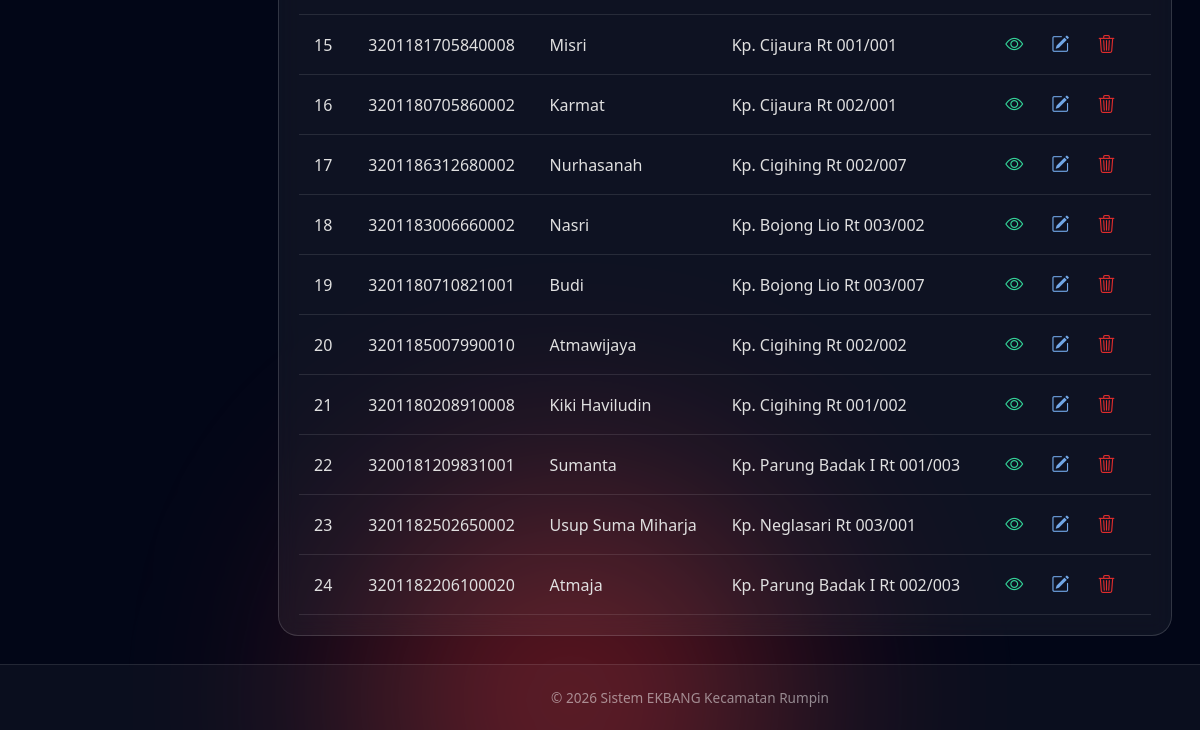
The app's page /desa/warga/ (signed in, lower part), older data.
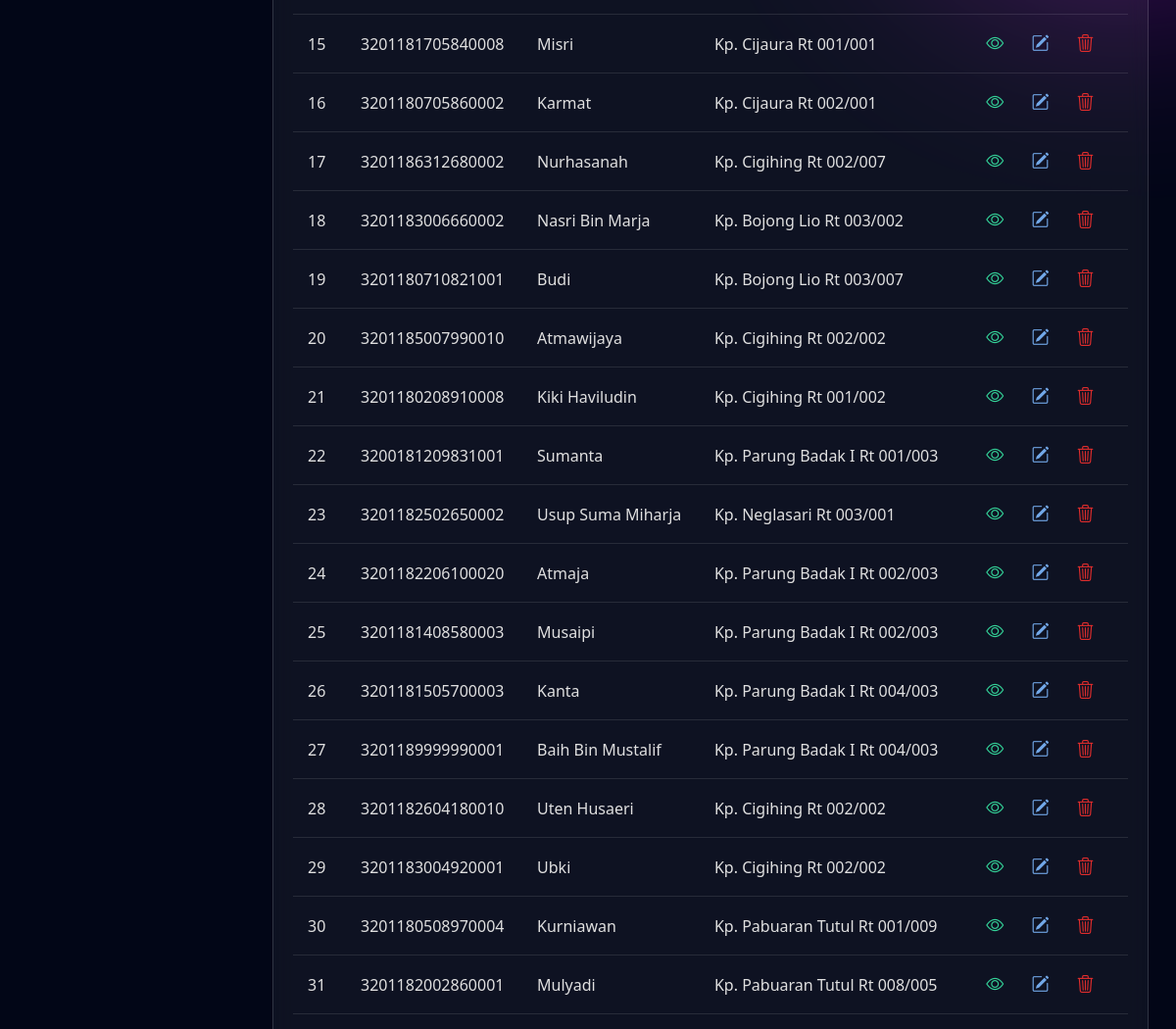
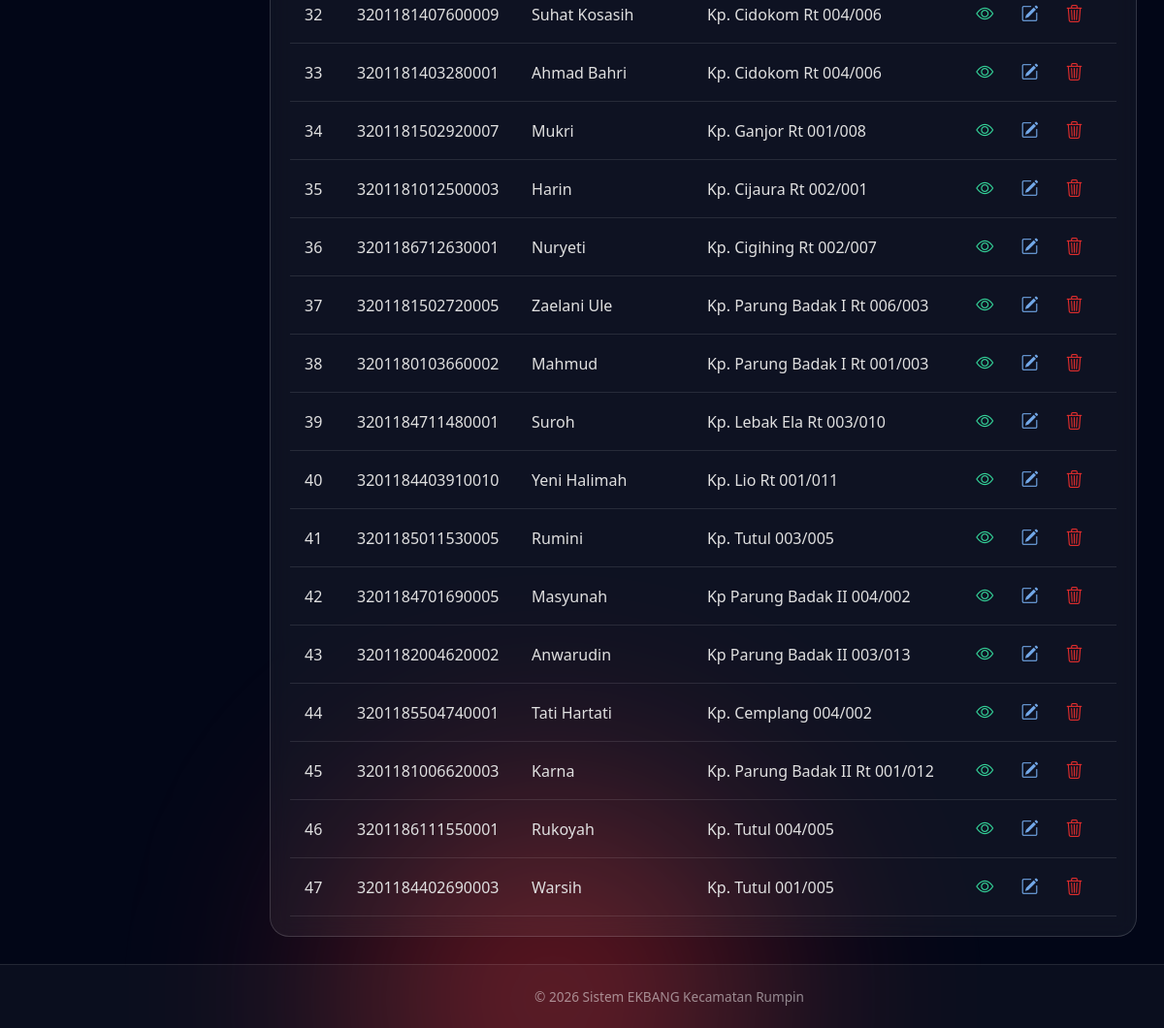
The same page, newer data (2 pictures, top to bottom).
### ekbang/models.py (models this page shows, shortened)
class Warga(models.Model):
    desa = models.ForeignKey(Desa, on_delete=models.CASCADE, related_name='warga')
    no_kk = models.CharField(max_length=16, blank=True, null=True)
    nik = models.CharField(max_length=16, unique=True, validators=[nik_validator], verbose_name="NIK")
    nama = models.CharField(max_length=100)
    jumlah_keluarga_kpm = models.IntegerField()
    alamat = models.TextField()
    is_deleted = models.BooleanField(default=False)
    deleted_at = models.DateTimeField(null=True, blank=True)
    class Meta:
        indexes = [models.Index(fields=['nik'])]

### ekbang/proses/decorators.py (the view)
        def wrapper(request, *args, **kwargs):
            if role == 'kecamatan':
                if not hasattr(request.user, 'admin_kecamatan'):
                    messages.error(request, 'Anda tidak punya akses')
                    return redirect('login')
            elif role == 'desa':
                if not hasattr(request.user, 'desa'):
                    messages.error(request, 'Anda tidak punya akses')
                    return redirect('login')
            else:
                messages.error(request, 'Role tidak dikenali')
                return redirect('login')
            return view_func(request, *args, **kwargs)

### ekbang/views/desa.py (called while the page is built, shortened)
@login_required
@role_required('desa')
def warga_list(request):
    desa = request.user.desa
    query = request.GET.get('q', '')
    warga = Warga.objects.filter(
        desa=desa,
        is_deleted=False
    )
    if query:
        warga = warga.filter(
            Q(nama__icontains=query) |
            Q(nik__icontains=query)
        )
    return render(request, 'desa/warga_list.html', {
        'warga': warga,
        'query': query
    })

### ekbang/templates/desa/warga_list.html (shortened to what this page needs)
{% extends 'base/base.html' %}
{% load static %}
{% block extra_css %}
<link rel="stylesheet" href="{% static 'css/desa/warga_list.css' %}">
{% endblock %}
{% block content %}
<div class="glass-card">
    <table class="table-modern">
        <tbody id="warga-table">
            {% include 'desa/partials/warga_rows.html' %}
        </tbody>
    </table>
</div>
{% endblock %}

### ekbang/templates/desa/partials/warga_rows.html
{% for w in warga %}
<tr>
    <td>{{ forloop.counter }}</td>
    <td>{{ w.nik }}</td>
    <td>{{ w.nama }}</td>
    <td>{{ w.alamat }}</td>
    <td class="action">
        <a href="{% url 'desa_warga_detail' w.id %}" class="btn-icon view" title="Detail">
            <i class="bi bi-eye"></i>
        </a>
        <a href="{% url 'desa_warga_edit' w.id %}" class="btn-icon edit" title="Edit">
            <i class="bi bi-pencil-square"></i>
        </a>
        <a href="{% url 'desa_warga_hapus' w.id %}"
           class="btn-icon delete"
           onclick="return confirm('Yakin hapus data ini?')"
           title="Hapus">
            <i class="bi bi-trash3"></i>
        </a>
    </td>
</tr>
{% empty %}
<tr>
    <td colspan="5" class="text-center">Data tidak ditemukan</td>
</tr>
{% endfor %}

Row changes from the older to the newer data that the page shows:
changed Warga "Kp. Bojong Lio Rt 003/002": nama "Nasri" → "Nasri Bin Marja"
added Warga: nik "3201181408580003", nama "Musaipi", alamat "Kp. Parung Badak I Rt 002/003"
added Warga: nik "3201181505700003", nama "Kanta", alamat "Kp. Parung Badak I Rt 004/003"
added Warga: nik "3201189999990001", nama "Baih Bin Mustalif", alamat "Kp. Parung Badak I Rt 004/003"
added Warga: nik "3201182604180010", nama "Uten Husaeri", alamat "Kp. Cigihing Rt 002/002"
added Warga: nik "3201183004920001", nama "Ubki", alamat "Kp. Cigihing Rt 002/002"
added Warga: nik "3201180508970004", nama "Kurniawan", alamat "Kp. Pabuaran Tutul Rt 001/009"
added Warga: nik "3201182002860001", nama "Mulyadi", alamat "Kp. Pabuaran Tutul Rt 008/005"
added Warga: nik "3201181407600009", nama "Suhat Kosasih", alamat "Kp. Cidokom Rt 004/006"
added Warga: nik "3201181403280001", nama "Ahmad Bahri", alamat "Kp. Cidokom Rt 004/006"
added Warga: nik "3201181502920007", nama "Mukri", alamat "Kp. Ganjor Rt 001/008"
added Warga: nik "3201181012500003", nama "Harin", alamat "Kp. Cijaura Rt 002/001"
added Warga: nik "3201186712630001", nama "Nuryeti", alamat "Kp. Cigihing Rt 002/007"
added Warga: nik "3201181502720005", nama "Zaelani Ule", alamat "Kp. Parung Badak I Rt 006/003"
added Warga: nik "3201180103660002", nama "Mahmud", alamat "Kp. Parung Badak I Rt 001/003"
added Warga: nik "3201184711480001", nama "Suroh", alamat "Kp. Lebak Ela Rt 003/010"
added Warga: nik "3201184403910010", nama "Yeni Halimah", alamat "Kp. Lio Rt 001/011"
added Warga: nik "3201185011530005", nama "Rumini", alamat "Kp. Tutul 003/005"
added Warga: nik "3201184701690005", nama "Masyunah", alamat "Kp Parung Badak II 004/002"
added Warga: nik "3201182004620002", nama "Anwarudin", alamat "Kp Parung Badak II 003/013"
added Warga: nik "3201185504740001", nama "Tati Hartati", alamat "Kp. Cemplang 004/002"
added Warga: nik "3201181006620003", nama "Karna", alamat "Kp. Parung Badak II Rt 001/012"
added Warga: nik "3201186111550001", nama "Rukoyah", alamat "Kp. Tutul 004/005"
added Warga: nik "3201184402690003", nama "Warsih", alamat "Kp. Tutul 001/005"
